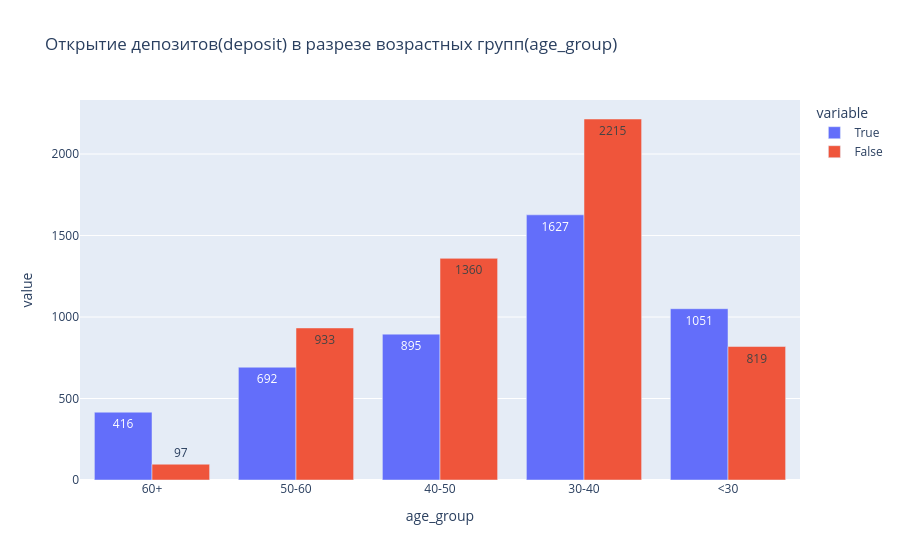

This figure's notebook cell:
### Code cell
# После создания этой переменной постройте диаграмму (на ваш вкус), которая, с вашей точки зрения, 
# сможет наилучшим образом отобразить различия в количестве открытых/не открытых депозитов для каждой возрастной группы.

fig = px.bar(data.pivot_table(
    values='education',
    index='age_group',    
    columns='deposit',
    aggfunc='count',
    fill_value=0
).sort_index(ascending=False).reset_index(), x='age_group', y=[True,False],
             orientation='v',
             text_auto=True,
             barmode='group',
             title='Открытие депозитов(deposit) в разрезе возрастных групп(age_group)')
fig.show('png')

### Figure 1 — Plotly figure (JSON) as saved in the notebook; plotly's stock layout.template omitted (floating-point values rounded to 4 significant figures)
{"data": [{"alignmentgroup": "True", "hovertemplate": "variable=True<br>age_group=%{x}<br>value=%{y}<extra></extra>", "legendgroup": "True", "marker": {"color": "#636efa", "pattern": {"shape": ""}}, "name": "True", "offsetgroup": "True", "orientation": "v", "showlegend": true, "textposition": "auto", "texttemplate": "%{y}", "type": "bar", "x": ["60+", "50-60", "40-50", "30-40", "<30"], "xaxis": "x", "y": [416, 692, 895, 1627, 1051], "yaxis": "y"}, {"alignmentgroup": "True", "hovertemplate": "variable=False<br>age_group=%{x}<br>value=%{y}<extra></extra>", "legendgroup": "False", "marker": {"color": "#EF553B", "pattern": {"shape": ""}}, "name": "False", "offsetgroup": "False", "orientation": "v", "showlegend": true, "textposition": "auto", "texttemplate": "%{y}", "type": "bar", "x": ["60+", "50-60", "40-50", "30-40", "<30"], "xaxis": "x", "y": [97, 933, 1360, 2215, 819], "yaxis": "y"}], "layout": {"autosize": true, "barmode": "group", "legend": {"title": {"text": "variable"}, "tracegroupgap": 0}, "title": {"text": "Открытие депозитов(deposit) в разрезе возрастных групп(age_group)"}, "xaxis": {"anchor": "y", "autorange": true, "domain": [0, 1], "range": [-0.5, 4.5], "title": {"text": "age_group"}, "type": "category"}, "yaxis": {"anchor": "x", "autorange": true, "domain": [0, 1], "range": [0, 2332.0], "title": {"text": "value"}, "type": "linear"}}}
